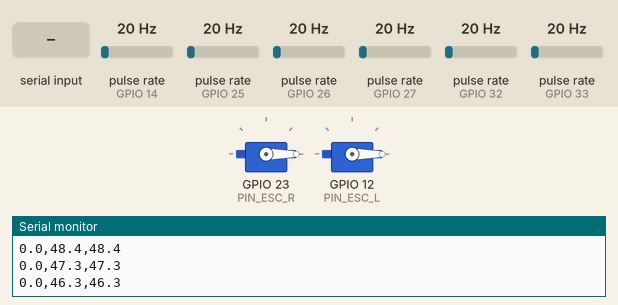
Recording of a sketch running on a simulated ESP32. Shown: 2 × servo, the last lines printed to the serial monitor. Wiring (inferred from the names in the program): 6 × pulse sensor: data GPIO 14 / data GPIO 25 / data GPIO 26 / data GPIO 27 / data GPIO 32 / data GPIO 33. Inputs (shaded band) come from the test bench; at power-on: pulse rate (sensors on GPIO 14, GPIO 32, GPIO 25, GPIO 26, GPIO 27, GPIO 33) 20 Hz.

Above: at 6.2 s.
6.3 s: "T90\n" received over Serial
At 6.44 s:
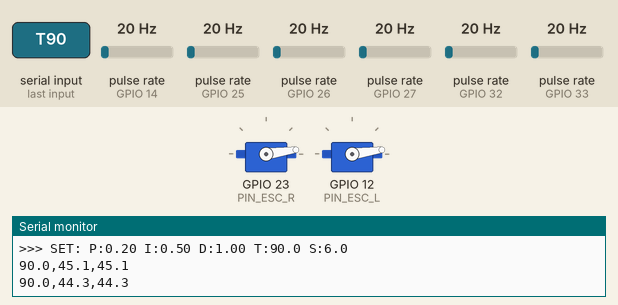
9.3 s: pulse rate (sensor on GPIO 14) set to 4 Hz
12.3 s: pulse rate (sensor on GPIO 32) set to 100 Hz
At 12.5 s:
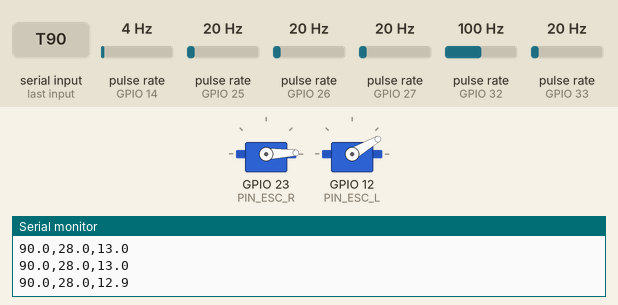
15.3 s: pulse rate (sensor on GPIO 25) set to 0 Hz
18.3 s: pulse rate (sensor on GPIO 26) set to 196 Hz
At 18.74 s:
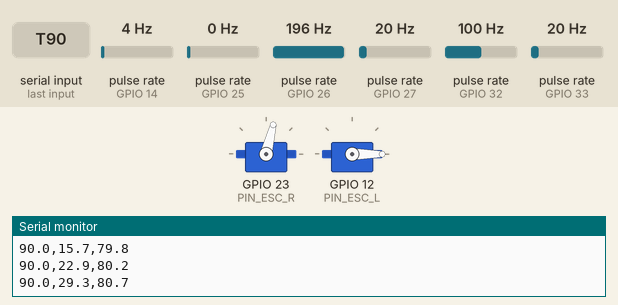
21.3 s: "I90\n" received over Serial
At 22.3 s:
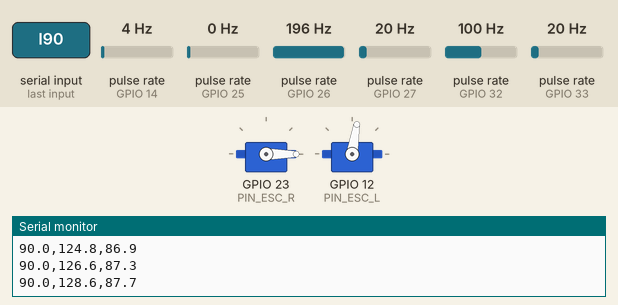
Timing chart, 0 to 44.1 s (numbered marks = the images above; inputs shaded):
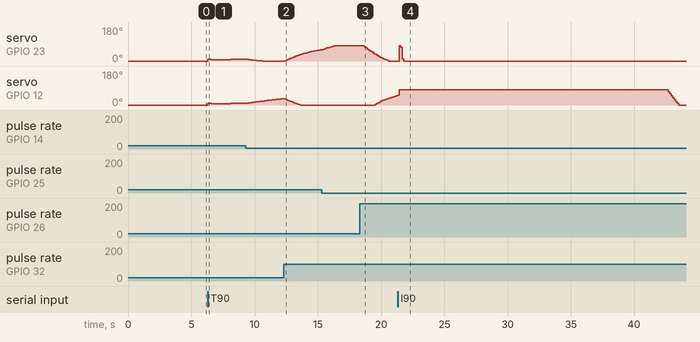

Measured:
- after the input at 6.3 s, servo on GPIO 23 (PIN_ESC_R), servo on GPIO 12 (PIN_ESC_L): 0° → 8° at once, → 7° 0.24 s later, → 6° 0.36 s later, → 7° 0.36 s later, … (6 changes in this stretch)
- after the input at 12.3 s, servo on GPIO 23 (PIN_ESC_R): moves from 0° to 59° over 2.8 s, starting after 0.14 s
- after the input at 18.3 s, servo on GPIO 23 (PIN_ESC_R): moves from 81° to 0° over 1.9 s, starting after 0.39 s; servo on GPIO 12 (PIN_ESC_L): moves from 0° to 50° over 1.7 s, starting after 1.2 s
- after the input at 21.3 s, servo on GPIO 23 (PIN_ESC_R): 0° → 81° after 0.15 s, → 74° 0.12 s later, → 12° 0.12 s later, → 0° 0.12 s later

The sketch:

velocity-control-bench-tuning-v2.ino
```cpp
// (licence header left out)
#include <ESP32Servo.h>

// --- PINOUT ---
const int PIN_ESC_R = 23;
const int PIN_ESC_L = 12;
const int HALL_R[] = {25, 26, 27};
const int HALL_L[] = {14, 32, 33};

// --- SYSTEM SETTINGS ---
const int PULSES_PER_REV = 90;
const unsigned long INTERVAL = 120; // Stable mid-range interval
const float PWM_MIN_RUN = 1055;

// --- TUNING VARIABLES (Volatile for Serial Tuning) ---
volatile float targetRPM = 0;
volatile float actualTarget = 0; // For Ramping
volatile float Kp = 0.20; float Ki = 0.50; float Kd = 1.00;
volatile float Ksync = 6.0; volatile float K_FF = 0.38;

// --- SHARED DATA ---
volatile float rpmR = 0, rpmL = 0;
volatile long pulseR = 0, pulseL = 0;
volatile int stateR = -1, stateL = -1;
Servo motorR, motorL;

void IRAM_ATTR isrR() {
  int cur = (digitalRead(HALL_R[0]) << 2) | (digitalRead(HALL_R[1]) << 1) | digitalRead(HALL_R[2]);
  if (cur != stateR && cur > 0 && cur < 7) { pulseR++; stateR = cur; }
}
void IRAM_ATTR isrL() {
  int cur = (digitalRead(HALL_L[0]) << 2) | (digitalRead(HALL_L[1]) << 1) | digitalRead(HALL_L[2]);
  if (cur != stateL && cur > 0 && cur < 7) { pulseL++; stateL = cur; }
}

// --- CORE 0: CONTROL ENGINE ---
void ControlEngine(void * pvParameters) {
  float iR = 0, iL = 0;
  float sR = 0, sL = 0;
  unsigned long lastT = millis();

  for(;;) {
    unsigned long now = millis();
    if (now - lastT >= INTERVAL) {
      float dt = (now - lastT) / 1000.0; lastT = now;

      noInterrupts();
      long cR = pulseR; pulseR = 0; long cL = pulseL; pulseL = 0;
      interrupts();

      float rawR = (cR / 90.0) * (60.0 / dt);
      float rawL = (cL / 90.0) * (60.0 / dt);

      // Extreme Smoothing (0.95) for Telemetry Clarity
      sR = (sR * 0.95) + (rawR * 0.05);
      sL = (sL * 0.95) + (rawL * 0.05);
      rpmR = sR; rpmL = sL;

      // Target Ramping (Soft Start)
      if (actualTarget < targetRPM) actualTarget += 1.0;
      else if (actualTarget > targetRPM) actualTarget -= 2.0;
      if (abs(actualTarget - targetRPM) < 1.0) actualTarget = targetRPM;

      if (targetRPM > 0) {
        float errR = actualTarget - rpmR;
        float errL = actualTarget - rpmL;

        // Deadzone Feature (1.5 RPM)
        if (abs(errR) < 1.5) errR = 0; if (abs(errL) < 1.5) errL = 0;

        iR = constrain(iR + (errR * dt), -30, 30);
        iL = constrain(iL + (errL * dt), -30, 30);

        float basePWM = PWM_MIN_RUN + (actualTarget * K_FF);
        float sync = (rpmR - rpmL) * Ksync;

        float outR = basePWM + (errR * Kp) + (iR * Ki) - sync;
        float outL = basePWM + (errL * Kp) + (iL * Ki) + sync;

        motorR.writeMicroseconds((int)constrain(outR, 1000, 1450));
        motorL.writeMicroseconds((int)constrain(outL, 1000, 1450));
      } else {
        motorR.writeMicroseconds(1000); motorL.writeMicroseconds(1000);
        iR = 0; iL = 0; actualTarget = 0;
      }
    }
    vTaskDelay(1);
  }
}

void setup() {
  Serial.begin(115200);
  ESP32PWM::allocateTimer(0); ESP32PWM::allocateTimer(1);
  for(int i=0; i<3; i++) {
    pinMode(HALL_R[i], INPUT_PULLUP); attachInterrupt(digitalPinToInterrupt(HALL_R[i]), isrR, CHANGE);
    pinMode(HALL_L[i],  INPUT_PULLUP); attachInterrupt(digitalPinToInterrupt(HALL_L[i]),  isrL,  CHANGE);
  }
  motorR.attach(PIN_ESC_R, 1000, 2000); motorL.attach(PIN_ESC_L, 1000, 2000);
  motorR.writeMicroseconds(1000); motorL.writeMicroseconds(1000);
  delay(5000);
  xTaskCreatePinnedToCore(ControlEngine, "Control", 8192, NULL, 3, NULL, 0);
  Serial.println(">>> ROBOBOOK V2 READY: TUNING MODE ENABLED <<<");
}

void loop() {
  if (Serial.available() > 0) {
    String in = Serial.readStringUntil('\n'); in.trim();
    if (in.length() > 1) {
      char cmd = in.charAt(0); float val = in.substring(1).toFloat();
      if (cmd == 'P') Kp = val; else if (cmd == 'I') Ki = val;
      else if (cmd == 'D') Kd = val; else if (cmd == 'T') targetRPM = val;
      else if (cmd == 'S') Ksync = val; else if (cmd == 'F') K_FF = val;
      Serial.printf(">>> SET: P:%.2f I:%.2f D:%.2f T:%.1f S:%.1f\n", Kp, Ki, Kd, targetRPM, Ksync);
    }
  }
  Serial.printf("%.1f,%.1f,%.1f\n", targetRPM, rpmR, rpmL);
  delay(100);
}
```
